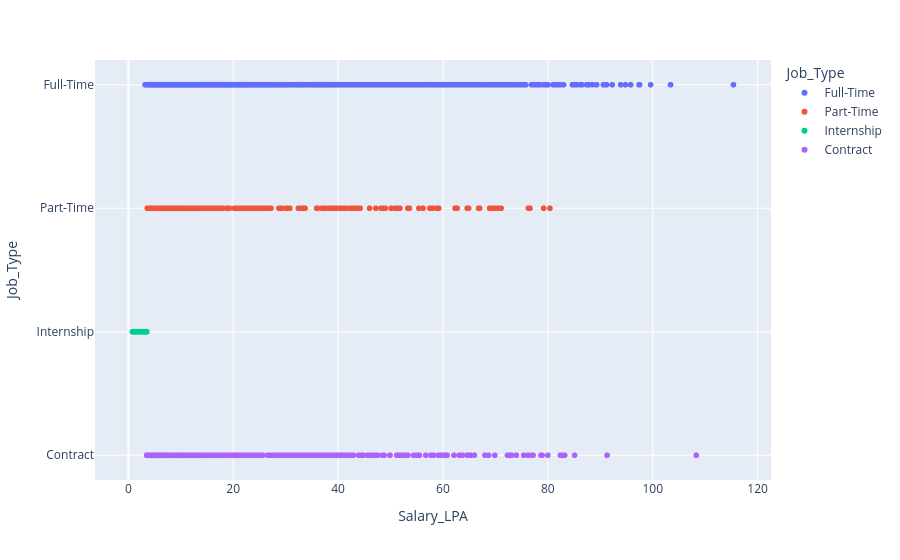

The cell this chart's notebook holds for it:
### Code cell
px.scatter(df, x='Salary_LPA', y='Job_Type', color='Job_Type')

### Figure 1 — Plotly figure (JSON) as saved in the notebook; plotly's stock layout.template omitted (floating-point values rounded to 4 significant figures; data arrays with more than 128 entries replaced by an {"elided": "..."} marker saying what was removed)
{"data": [{"hovertemplate": "Job_Type=%{y}<br>Salary_LPA=%{x}<extra></extra>", "legendgroup": "Full-Time", "marker": {"color": "#636efa", "symbol": "circle"}, "mode": "markers", "name": "Full-Time", "showlegend": true, "x": {"elided": "3648 float values"}, "xaxis": "x", "y": {"elided": "3648 str values"}, "yaxis": "y", "type": "scattergl"}, {"hovertemplate": "Job_Type=%{y}<br>Salary_LPA=%{x}<extra></extra>", "legendgroup": "Part-Time", "marker": {"color": "#EF553B", "symbol": "circle"}, "mode": "markers", "name": "Part-Time", "showlegend": true, "x": {"elided": "284 float values"}, "xaxis": "x", "y": {"elided": "284 str values"}, "yaxis": "y", "type": "scattergl"}, {"hovertemplate": "Job_Type=%{y}<br>Salary_LPA=%{x}<extra></extra>", "legendgroup": "Internship", "marker": {"color": "#00cc96", "symbol": "circle"}, "mode": "markers", "name": "Internship", "showlegend": true, "x": {"elided": "487 float values"}, "xaxis": "x", "y": {"elided": "487 str values"}, "yaxis": "y", "type": "scattergl"}, {"hovertemplate": "Job_Type=%{y}<br>Salary_LPA=%{x}<extra></extra>", "legendgroup": "Contract", "marker": {"color": "#ab63fa", "symbol": "circle"}, "mode": "markers", "name": "Contract", "showlegend": true, "x": {"elided": "581 float values"}, "xaxis": "x", "y": {"elided": "581 str values"}, "yaxis": "y", "type": "scattergl"}], "layout": {"xaxis": {"anchor": "y", "domain": [0.0, 1.0], "title": {"text": "Salary_LPA"}}, "yaxis": {"anchor": "x", "domain": [0.0, 1.0], "title": {"text": "Job_Type"}, "categoryorder": "array", "categoryarray": ["Contract", "Internship", "Part-Time", "Full-Time"]}, "legend": {"title": {"text": "Job_Type"}, "tracegroupgap": 0}, "margin": {"t": 60}}}
